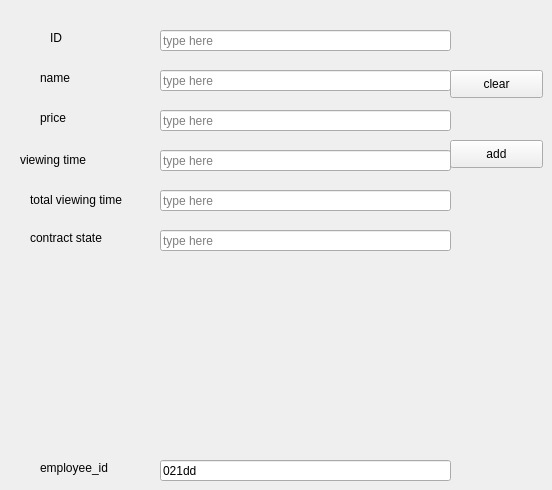
      <widget class="QWidget" name="tab">
       <attribute name="title">
        <string>add</string>
       </attribute>
       <widget class="QLabel" name="label_19">
        <property name="geometry">
         <rect>
          <x>50</x>
          <y>30</y>
          <width>56</width>
          <height>16</height>
         </rect>
        </property>
        <property name="text">
         <string>ID</string>
        </property>
       </widget>
       <widget class="QLabel" name="label_29">
        <property name="geometry">
         <rect>
          <x>40</x>
          <y>70</y>
          <width>56</width>
          <height>16</height>
         </rect>
        </property>
        <property name="text">
         <string>name</string>
        </property>
       </widget>
       <widget class="QLabel" name="label_30">
        <property name="geometry">
         <rect>
          <x>40</x>
          <y>110</y>
          <width>56</width>
          <height>16</height>
         </rect>
        </property>
        <property name="text">
         <string>price</string>
        </property>
       </widget>
       <widget class="QLabel" name="label_31">
        <property name="geometry">
         <rect>
          <x>20</x>
          <y>150</y>
          <width>111</width>
          <height>20</height>
         </rect>
        </property>
        <property name="text">
         <string>viewing time </string>
        </property>
       </widget>
       <widget class="QLabel" name="label_32">
        <property name="geometry">
         <rect>
          <x>30</x>
          <y>230</y>
          <width>91</width>
          <height>16</height>
         </rect>
        </property>
        <property name="text">
         <string>contract state</string>
        </property>
       </widget>
       <widget class="QLabel" name="label_34">
        <property name="geometry">
         <rect>
          <x>40</x>
          <y>460</y>
          <width>91</width>
          <height>16</height>
         </rect>
        </property>
        <property name="text">
         <string>employee_id</string>
        </property>
       </widget>
       <widget class="QPushButton" name="ajouter">
        <property name="geometry">
         <rect>
          <x>450</x>
          <y>140</y>
          <width>93</width>
          <height>28</height>
         </rect>
        </property>
        <property name="text">
         <string>add</string>
        </property>
       </widget>
       <widget class="QPushButton" name="clear_fields_add">
        <property name="geometry">
         <rect>
          <x>450</x>
          <y>70</y>
          <width>93</width>
          <height>28</height>
         </rect>
        </property>
        <property name="text">
         <string>clear</string>
        </property>
       </widget>
       <widget class="QLineEdit" name="name_lineEdit">
        <property name="geometry">
         <rect>
          <x>160</x>
          <y>70</y>
          <width>291</width>
          <height>21</height>
         </rect>
        </property>
        <property name="text">
         <string/>
        </property>
        <property name="placeholderText">
         <string>type here</string>
        </property>
       </widget>
       <widget class="QLineEdit" name="id_lineEdit">
        <property name="geometry">
         <rect>
          <x>160</x>
          <y>30</y>
          <width>291</width>
          <height>21</height>
         </rect>
        </property>
        <property name="styleSheet">
         <string notr="true"/>
        </property>
        <property name="text">
         <string/>
        </property>
        <property name="placeholderText">
         <string>type here</string>
        </property>
       </widget>
       <widget class="QLineEdit" name="montant_lineEdit">
        <property name="geometry">
         <rect>
          <x>160</x>
          <y>110</y>
          <width>291</width>
          <height>21</height>
         </rect>
        </property>
        <property name="text">
         <string/>
        </property>
        <property name="placeholderText">
         <string>type here</string>
        </property>
       </widget>
       <widget class="QLineEdit" name="employee_id_lineEdit">
        <property name="geometry">
         <rect>
          <x>160</x>
          <y>460</y>
          <width>291</width>
          <height>21</height>
         </rect>
        </property>
        <property name="text">
         <string>021dd</string>
        </property>
       </widget>
       <widget class="QLineEdit" name="tempsaffichage_lineEdit">
        <property name="geometry">
         <rect>
          <x>160</x>
          <y>150</y>
          <width>291</width>
          <height>21</height>
         </rect>
        </property>
        <property name="text">
         <string/>
        </property>
        <property name="placeholderText">
         <string>type here</string>
        </property>
       </widget>
       <widget class="QLineEdit" name="etatcontrat_lineEdit">
        <property name="geometry">
         <rect>
          <x>160</x>
          <y>230</y>
          <width>291</width>
          <height>21</height>
         </rect>
        </property>
        <property name="text">
         <string/>
        </property>
        <property name="placeholderText">
         <string>type here</string>
        </property>
       </widget>
       <widget class="QLineEdit" name="nb_totalaffichage_lineEdit">
        <property name="geometry">
         <rect>
          <x>160</x>
          <y>190</y>
          <width>291</width>
          <height>21</height>
         </rect>
        </property>
        <property name="text">
         <string/>
        </property>
        <property name="placeholderText">
         <string>type here</string>
        </property>
       </widget>
       <widget class="QLabel" name="label_37">
        <property name="geometry">
         <rect>
          <x>30</x>
          <y>190</y>
          <width>101</width>
          <height>20</height>
         </rect>
        </property>
        <property name="text">
         <string>total viewing time</string>
        </property>
       </widget>
      </widget>
